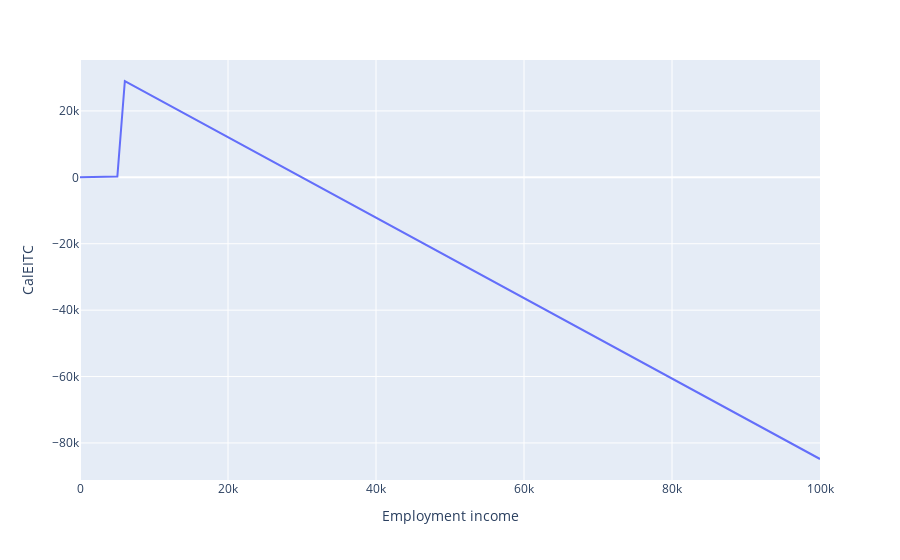

Write notebook code for a chart like this one.
### Code cell
import plotly.express as px
import pandas as pd

df = pd.DataFrame()
df["Employment income"] = simulation.calculate("employment_income", 2023)
df["CalEITC"] = simulation.calculate("ca_eitc", 2023)

px.line(
    df,
    x="Employment income",
    y="CalEITC",
)
